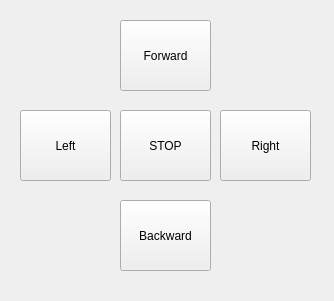
<?xml version="1.0" encoding="UTF-8"?>
<ui version="4.0">
 <class>Form</class>
 <widget class="QWidget" name="Form">
  <property name="geometry">
   <rect>
    <x>0</x>
    <y>0</y>
    <width>334</width>
    <height>301</height>
   </rect>
  </property>
  <property name="windowTitle">
   <string>Form</string>
  </property>
  <widget class="QPushButton" name="btn_up">
   <property name="geometry">
    <rect>
     <x>120</x>
     <y>20</y>
     <width>91</width>
     <height>71</height>
    </rect>
   </property>
   <property name="text">
    <string>Forward</string>
   </property>
  </widget>
  <widget class="QPushButton" name="btn_right">
   <property name="geometry">
    <rect>
     <x>220</x>
     <y>110</y>
     <width>91</width>
     <height>71</height>
    </rect>
   </property>
   <property name="text">
    <string>Right</string>
   </property>
  </widget>
  <widget class="QPushButton" name="btn_left">
   <property name="geometry">
    <rect>
     <x>20</x>
     <y>110</y>
     <width>91</width>
     <height>71</height>
    </rect>
   </property>
   <property name="text">
    <string>Left</string>
   </property>
  </widget>
  <widget class="QPushButton" name="btn_down">
   <property name="geometry">
    <rect>
     <x>120</x>
     <y>200</y>
     <width>91</width>
     <height>71</height>
    </rect>
   </property>
   <property name="text">
    <string>Backward</string>
   </property>
  </widget>
  <widget class="QPushButton" name="btn_stop">
   <property name="geometry">
    <rect>
     <x>120</x>
     <y>110</y>
     <width>91</width>
     <height>71</height>
    </rect>
   </property>
   <property name="text">
    <string>STOP</string>
   </property>
  </widget>
 </widget>
 <resources/>
 <connections/>
</ui>
